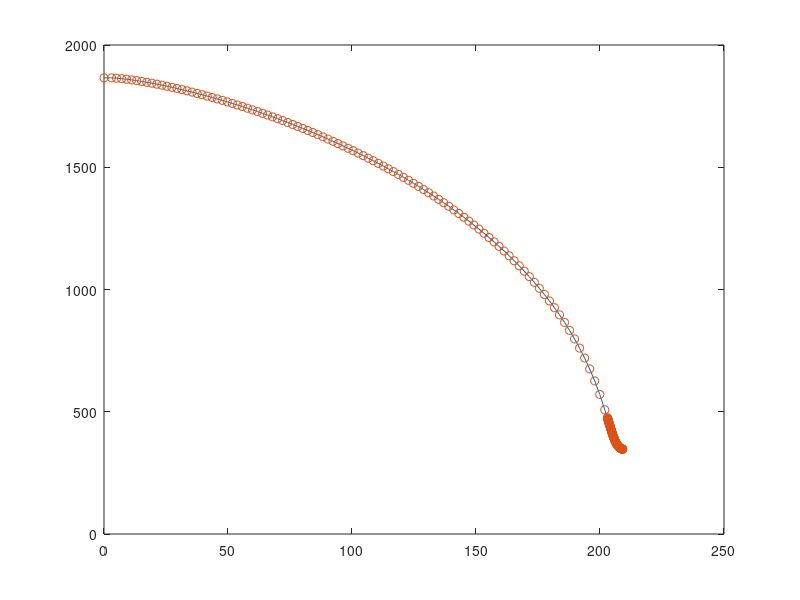

Source code (MATLAB):
load coupled_init_cond.mat
plot(params.sigma_elem*xg*params.x0/1000,h*params.h0,'DisplayName','Coupled');
hold on;

load oneway_init_cond.mat
plot(params.sigma_elem*xg*params.x0/1000,h*params.h0,'o','DisplayName','Uncoupled');
